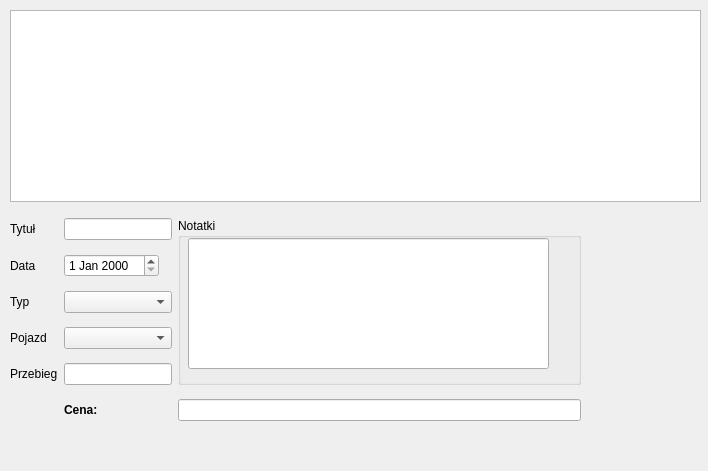
<?xml version="1.0" encoding="UTF-8"?>
<ui version="4.0">
 <class>Workshop</class>
 <widget class="QDialog" name="Workshop">
  <property name="geometry">
   <rect>
    <x>0</x>
    <y>0</y>
    <width>708</width>
    <height>471</height>
   </rect>
  </property>
  <property name="windowTitle">
   <string>Dialog</string>
  </property>
  <widget class="QTableView" name="tableView">
   <property name="geometry">
    <rect>
     <x>10</x>
     <y>10</y>
     <width>691</width>
     <height>192</height>
    </rect>
   </property>
  </widget>
  <widget class="QWidget" name="gridLayoutWidget">
   <property name="geometry">
    <rect>
     <x>10</x>
     <y>210</y>
     <width>571</width>
     <height>221</height>
    </rect>
   </property>
   <layout class="QGridLayout" name="gridLayout">
    <item row="0" column="0">
     <widget class="QLabel" name="l_title">
      <property name="sizePolicy">
       <sizepolicy hsizetype="Fixed" vsizetype="Preferred">
        <horstretch>0</horstretch>
        <verstretch>0</verstretch>
       </sizepolicy>
      </property>
      <property name="text">
       <string>Tytuł</string>
      </property>
     </widget>
    </item>
    <item row="5" column="2">
     <widget class="QLabel" name="label">
      <property name="font">
       <font>
        <weight>75</weight>
        <bold>true</bold>
       </font>
      </property>
      <property name="text">
       <string>Cena:</string>
      </property>
     </widget>
    </item>
    <item row="1" column="0">
     <widget class="QLabel" name="l_date">
      <property name="sizePolicy">
       <sizepolicy hsizetype="Fixed" vsizetype="Preferred">
        <horstretch>0</horstretch>
        <verstretch>0</verstretch>
       </sizepolicy>
      </property>
      <property name="text">
       <string>Data</string>
      </property>
     </widget>
    </item>
    <item row="2" column="2">
     <widget class="QComboBox" name="cb_type">
      <property name="sizePolicy">
       <sizepolicy hsizetype="Minimum" vsizetype="Fixed">
        <horstretch>0</horstretch>
        <verstretch>0</verstretch>
       </sizepolicy>
      </property>
     </widget>
    </item>
    <item row="4" column="0">
     <widget class="QLabel" name="l_milage">
      <property name="sizePolicy">
       <sizepolicy hsizetype="Fixed" vsizetype="Preferred">
        <horstretch>0</horstretch>
        <verstretch>0</verstretch>
       </sizepolicy>
      </property>
      <property name="text">
       <string>Przebieg</string>
      </property>
     </widget>
    </item>
    <item row="5" column="3">
     <widget class="QLineEdit" name="le_cost">
      <property name="sizePolicy">
       <sizepolicy hsizetype="Minimum" vsizetype="Fixed">
        <horstretch>0</horstretch>
        <verstretch>0</verstretch>
       </sizepolicy>
      </property>
     </widget>
    </item>
    <item row="3" column="2">
     <widget class="QComboBox" name="cb_carid">
      <property name="sizePolicy">
       <sizepolicy hsizetype="Minimum" vsizetype="Fixed">
        <horstretch>0</horstretch>
        <verstretch>0</verstretch>
       </sizepolicy>
      </property>
     </widget>
    </item>
    <item row="0" column="2">
     <widget class="QLineEdit" name="le_title">
      <property name="sizePolicy">
       <sizepolicy hsizetype="Fixed" vsizetype="Fixed">
        <horstretch>0</horstretch>
        <verstretch>0</verstretch>
       </sizepolicy>
      </property>
     </widget>
    </item>
    <item row="1" column="2">
     <widget class="QDateEdit" name="dateEdit">
      <property name="sizePolicy">
       <sizepolicy hsizetype="Fixed" vsizetype="Fixed">
        <horstretch>0</horstretch>
        <verstretch>0</verstretch>
       </sizepolicy>
      </property>
     </widget>
    </item>
    <item row="4" column="2">
     <widget class="QLineEdit" name="le_milage">
      <property name="sizePolicy">
       <sizepolicy hsizetype="Fixed" vsizetype="Fixed">
        <horstretch>0</horstretch>
        <verstretch>0</verstretch>
       </sizepolicy>
      </property>
     </widget>
    </item>
    <item row="2" column="0">
     <widget class="QLabel" name="l_type">
      <property name="sizePolicy">
       <sizepolicy hsizetype="Fixed" vsizetype="Preferred">
        <horstretch>0</horstretch>
        <verstretch>0</verstretch>
       </sizepolicy>
      </property>
      <property name="text">
       <string>Typ</string>
      </property>
     </widget>
    </item>
    <item row="3" column="0">
     <widget class="QLabel" name="l_carid">
      <property name="sizePolicy">
       <sizepolicy hsizetype="Fixed" vsizetype="Preferred">
        <horstretch>0</horstretch>
        <verstretch>0</verstretch>
       </sizepolicy>
      </property>
      <property name="text">
       <string>Pojazd</string>
      </property>
     </widget>
    </item>
    <item row="0" column="3" rowspan="5">
     <widget class="QGroupBox" name="groupBox">
      <property name="title">
       <string>Notatki</string>
      </property>
      <widget class="QLineEdit" name="le_notes">
       <property name="geometry">
        <rect>
         <x>10</x>
         <y>20</y>
         <width>361</width>
         <height>131</height>
        </rect>
       </property>
      </widget>
     </widget>
    </item>
   </layout>
  </widget>
 </widget>
 <resources/>
 <connections/>
</ui>
